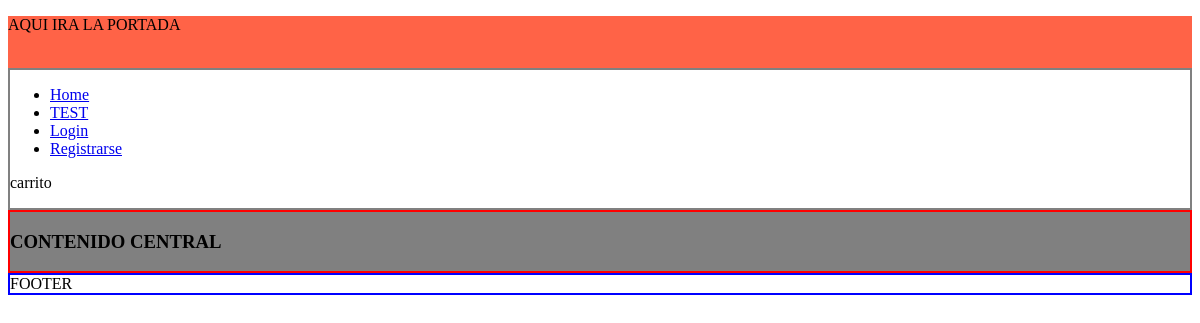
Before: / with the older database file.
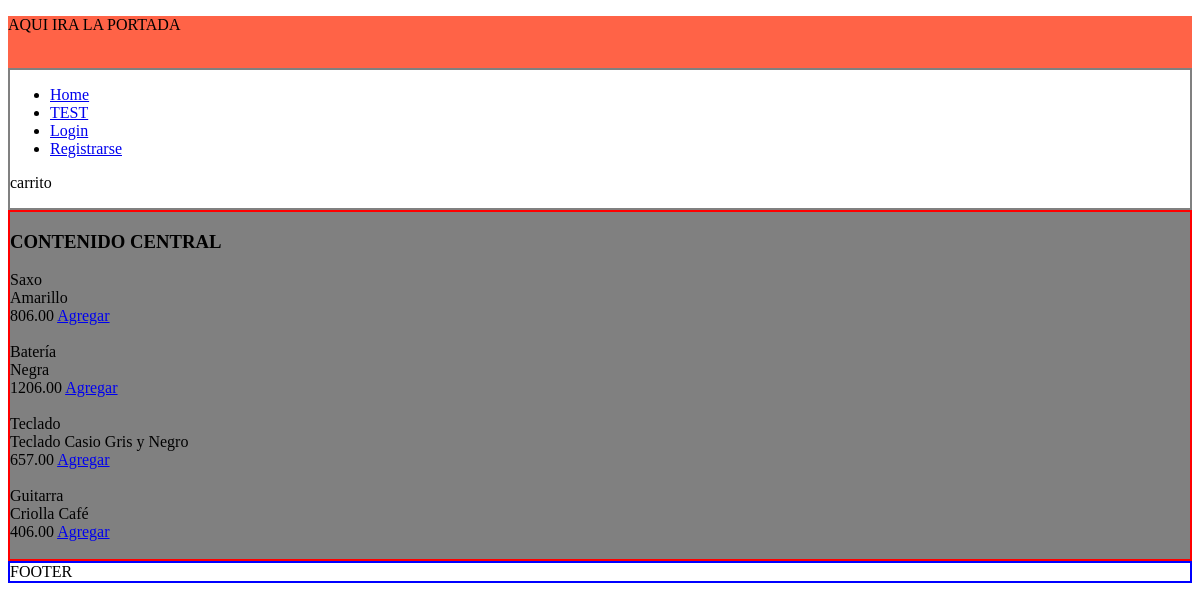
After: the same page with the newer database file.
### tables this page shows
CREATE TABLE productos(
  id    int(255) auto_increment not null,
  nombre  varchar(255) not null,
  descripcion text not null,
  precio	float(100, 2) not null,
  stock		int (255) not null,
  oferta	varchar(2),
  img       varchar(255),
  fecha		date not null,

  categoria_id int (255) not null,

  CONSTRAINT pk_productos PRIMARY KEY(id),
  CONSTRAINT fk_producto_categoria FOREIGN KEY(
    categoria_id
) REFERENCES categorias(id)

);

### config/db.php (called while the page is built)
<?php
class Database {
  public static function conectar() {
    $connection = new mysqli('mysql_db', 'root', 'root', 'tienda_boyar');
    $connection->query("SET NAMES 'utf8'");
    return $connection;
  }
}

### controllers/ProductoController.php (called while the page is built, shortened)
<?php
require_once 'models/producto.php';
class ProductoController {
  public function index() {
    $producto = new Producto();
    $productos = $producto->getAll();
    require_once 'views/home.php';
  }
}

### models/producto.php (called while the page is built, shortened)
<?php
class Producto {
	private $db;
	public function __construct() {
		$this->db = Database::conectar();
	}
  public function getAll() {
		$allProductos = "SELECT * FROM productos ORDER BY id DESC;";
    $productos = $this->db->query($allProductos);
    return $productos;
	}
}

### views/home.php (the view)
<?php
  while ($product = $productos->fetch_object()) {
    echo$product->nombre."<br/>";
    echo$product->descripcion."<br/>";
    echo$product->precio;?>
    <a href="<?=base_url?>?controller=Carrito&action=add&id=<?=$product->id?>">Agregar</a>
    <?php
    echo "<br/>"."<br/>";
  }

### views/layout/header.php (shortened to what this page needs)
<!DOCTYPE html>
<html lang="es">
  <head>
      <link rel="stylesheet" href="<?=base_url?>assets/css/styles.css" />
  </head>
  <body>
      <header>
        <div id="logo">
          <p>AQUI IRA LA PORTADA</p>
        </div>
      </header>

### views/layout/nav.php
<nav>
  <div>
    <ul>
      <li>
        <a href="<?=base_url?>">Home</a>
      </li>
      <li>
        <a href="<?=base_url?>?controller=Usuario&action=test">TEST</a>
      </li>
    <?php if(isset($_SESSION['identity'])): ?>
      <?php if(isset($_SESSION['admin'])): ?>
        <li>
          <a href="<?=base_url?>?controller=Producto&action=gestion">Gestionar productos</a>
        </li>
        <li>
          <a href="<?=base_url?>?controller=Producto&action=pedidos">Gestionar pedidos</a>
        </li>
      <?php endif; ?>
        <li>
          <a href="<?=base_url?>?controller=Producto&action=misPedidos">Mis pedidos</a>
        </li>
        <li>
          <a href="<?=base_url?>?controller=Usuario&action=index">Panel de Control</a>
        </li>
        <li>
          <a href="<?=base_url?>?controller=Usuario&action=logout">Cerrar Sesión</a>
        </li>
        <h4> <?= $_SESSION['identity']->nombre ?> </h4>
    <?php else: ?>
        <li>
          <a href="<?=base_url?>?controller=Usuario&action=login">Login</a>
        </li>
        <li>
          <a href="<?=base_url?>?controller=Usuario&action=registro">Registrarse</a>
        </li>
    <?php endif; ?>
  </ul>
  <?php
    if(isset($_SESSION['carrito'])) {
  ?>
      <p><a href="<?=base_url?>?controller=Carrito&action=index">carrito</a><?php echo count($_SESSION['carrito']); ?>  </p>
  <?php
    } else {
  ?>
      <p>carrito</p>
  <?php
    }
  ?>
  </div>
</nav>

### views/layout/contenido.php
<div id="contCentral">
  <h3>CONTENIDO CENTRAL</h3>

### views/layout/footer.php
</div>
    <footer>FOOTER</footer>
  </body>
</html>

### index.php (shortened to what this page needs)
<?php
require_once 'config/db.php';
require_once 'views/layout/header.php';
require_once 'views/layout/nav.php';
require_once 'views/layout/contenido.php';
if (isset($_GET['controller'])) {
  $nombre_controlador = $_GET['controller']."Controller";
}
elseif (!isset($_GET['controller']) && !isset($_GET['action'])) {
    $nombre_controlador = controller_default;
}
else {
  mostrar_error();
  exit();
}
if (class_exists($nombre_controlador)) {
  $controlador = new $nombre_controlador();
  if (isset($_GET['action']) && method_exists($controlador, $_GET['action'])) {
    $action = $_GET['action'];
    $controlador->$action();
  }
  elseif (!isset($_GET['controller']) && !isset($_GET['action'])) {
      $action_default = action_default;
      $controlador->$action_default();
  }
  else {
    mostrar_error();
  }
} else {
  mostrar_error();
}
require_once 'views/layout/footer.php';

### assets/css/styles.css (style rules this page uses)
#logo { background-color: tomato; }
nav { border: 2px solid gray; }
#contCentral { border: 2px solid red; background-color: gray; }
footer { border: 2px solid blue; }

Changed rows visible on the page:
added productos: nombre "Saxo", descripcion "Amarillo", precio "806.00"
added productos: nombre "Batería", descripcion "Negra", precio "1206.00"
added productos: nombre "Teclado", descripcion "Teclado Casio Gris y Negro", precio "657.00"
added productos: nombre "Guitarra", descripcion "Criolla Café", precio "406.00"
